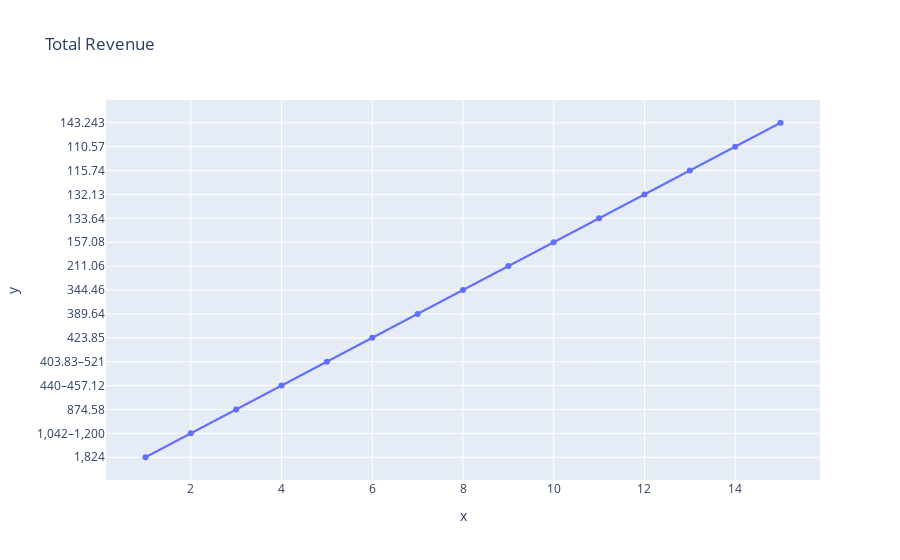

Source (notebook cell):
### Code cell
fig = px.line(x=mov.Rank, y=mov['Total Revenue (₹ Cr)'],markers=True,title='Total Revenue')
fig.show()

### Figure 1 — Plotly figure (JSON) as saved in the notebook; plotly's stock layout.template omitted (floating-point values rounded to 4 significant figures)
{"data": [{"hovertemplate": "x=%{x}<br>y=%{y}<extra></extra>", "legendgroup": "", "line": {"color": "#636efa", "dash": "solid"}, "marker": {"symbol": "circle"}, "mode": "lines+markers", "name": "", "orientation": "h", "showlegend": false, "type": "scatter", "x": [1, 2, 3, 4, 5, 6, 7, 8, 9, 10, 11, 12, 13, 14, 15], "xaxis": "x", "y": ["1,824", "1,042–1,200", "874.58", "440–457.12", "403.83–521", "423.85", "389.64", "344.46", "211.06", "157.08", "133.64", "132.13", "115.74", "110.57", "143.243"], "yaxis": "y"}], "layout": {"legend": {"tracegroupgap": 0}, "title": {"text": "Total Revenue"}, "xaxis": {"anchor": "y", "domain": [0, 1], "title": {"text": "x"}}, "yaxis": {"anchor": "x", "domain": [0, 1], "title": {"text": "y"}}}}
